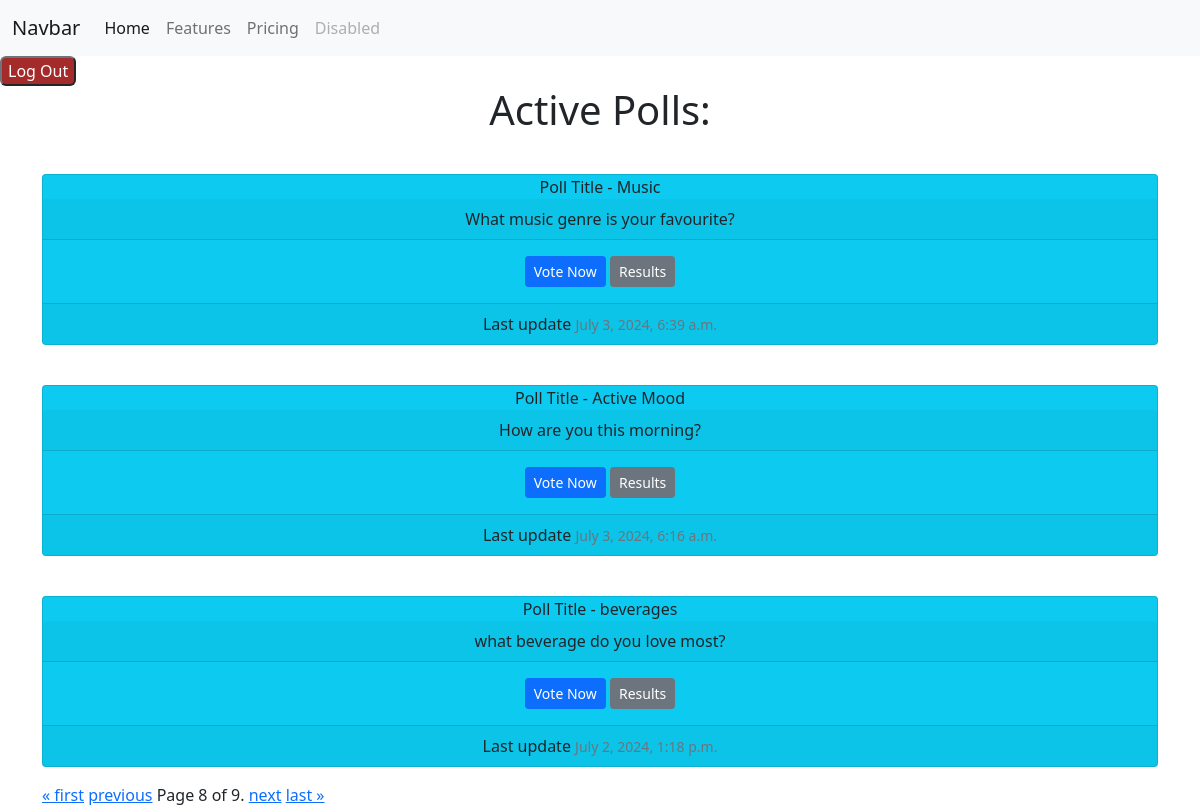
The page /polls/?page=8 (signed in) on the database as committed earlier.
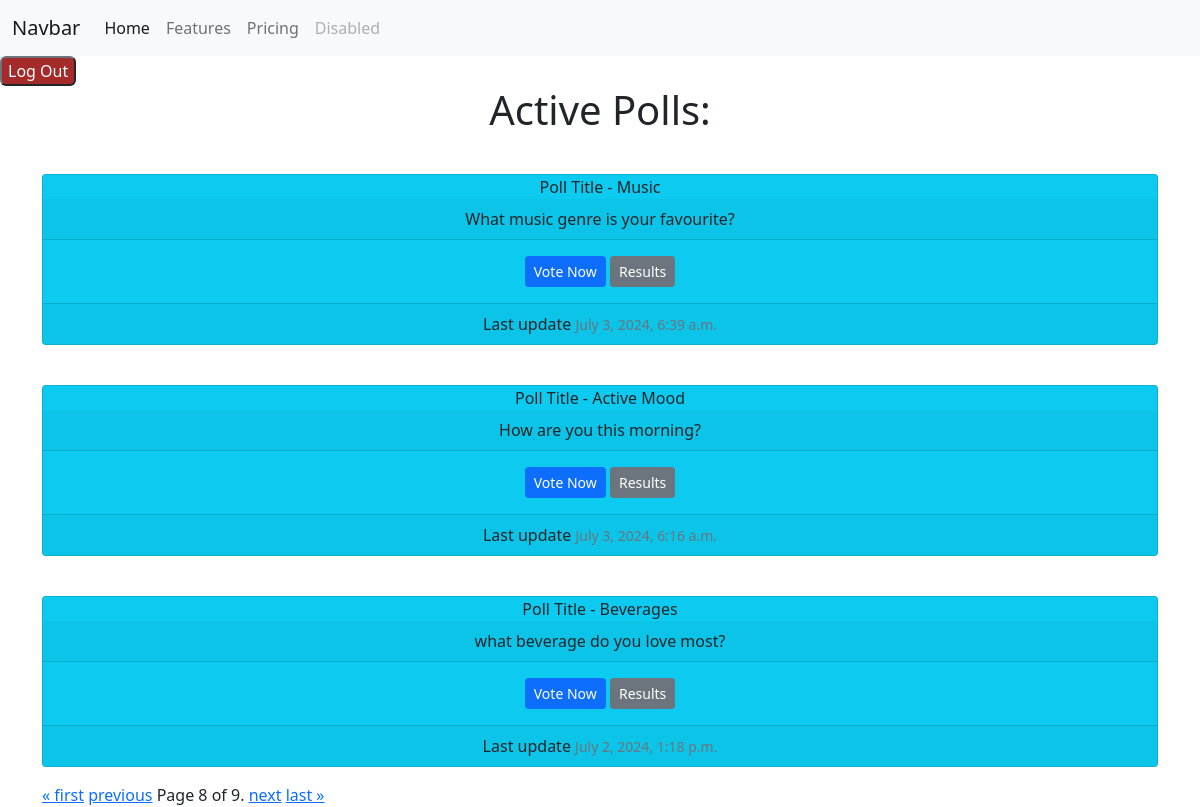
The same page on the database as committed later.
### polls/models.py (models this page shows, shortened)
class Question(models.Model):
    question_text = models.CharField(max_length=255, null=True, blank=True)
    poll = models.ForeignKey('Poll', on_delete=models.SET_NULL, null=True, blank=True)
    pub_date = models.DateTimeField("date published",default=timezone.now)
    posted_by = models.ForeignKey(User, on_delete=models.SET_NULL, null=True, blank=True)
    timestamp = models.DateTimeField(default=timezone.now)

class Poll(models.Model):
    name = models.CharField(max_length=255, null=True, blank=True)
    posted_by = models.ForeignKey(User, on_delete=models.SET_NULL, null=True, blank=True)
    pub_date = models.DateTimeField("date published",default=timezone.now)

### polls/views.py (the view)
# urls.py: path("", views.IndexView.as_view(), name="index"),
class IndexView(generic.ListView):
    paginate_by = 3
    login_url = "users:login"
    redirect_field_name = "redirect_to"
    template_name = "polls/index.html"
    context_object_name = "latest_question_list"
    queryset = Question.objects.filter(pub_date__lte=timezone.now()).order_by("-pub_date")
    def dispatch(self, request, *args, **kwargs):
        if not request.user.is_authenticated:
            return redirect(f"{settings.LOGIN_URL}?next={request.path}")
        return super().dispatch(request, *args, **kwargs)
    def get_context_data(self, **kwargs):
        context = super().get_context_data(**kwargs)
        context["polls"] = Poll.objects.all()
        context['pub_date'] = Question.objects.filter(pub_date__lte=timezone.now())
        return context

### polls/templates/polls/index.html
{% extends 'base.html' %}
{% block content %}
<h1 class="text-center mb-3">Active Polls:</h1>
{% if latest_question_list %}
{% for question in latest_question_list %}
<div class="row g-4 text-center">
    <div class="col">
        <div class="card text-dark bg-info mb-3 mt-4">
            {%if question.poll.name %}
                Poll Title -  {{question.poll.name}}
                {%else%}
                Poll Title missing
            {%endif%}
            <div class="card-header">{{ question.question_text }}</div>
            <div class="card-body">
                <a href="{% url 'polls:detail' question.id %}" class="btn btn-primary btn-sm">Vote Now</a>
                <a href="{% url 'polls:results' question.id %}" class="btn btn-secondary btn-sm">Results</a>
            </div>
            <div class="card-footer">
                Last update
                <small class="text-muted">{{question.pub_date}}</small>
            </div>
        </div>
    </div>
</div>
{% endfor %}
{% else %}
<p>No polls available</p>
{% endif %}
<div class="pagination">
    <span class="step-links">
        {% if page_obj.has_previous %}
            <a href="?page=1">&laquo; first</a>
            <a href="?page={{ page_obj.previous_page_number }}">previous</a>
        {% endif %}
        <span class="current">
            Page {{ page_obj.number }} of {{ page_obj.paginator.num_pages }}.
        </span>
        {% if page_obj.has_next %}
            <a href="?page={{ page_obj.next_page_number }}">next</a>
            <a href="?page={{ page_obj.paginator.num_pages }}">last &raquo;</a>
        {% endif %}
    </span>
</div>
{% endblock %}

Rows that differ between the two databases and show on the page:
changed through a linked row, Question "what beverage do you love most?": poll.name "beverages" → "Beverages"
